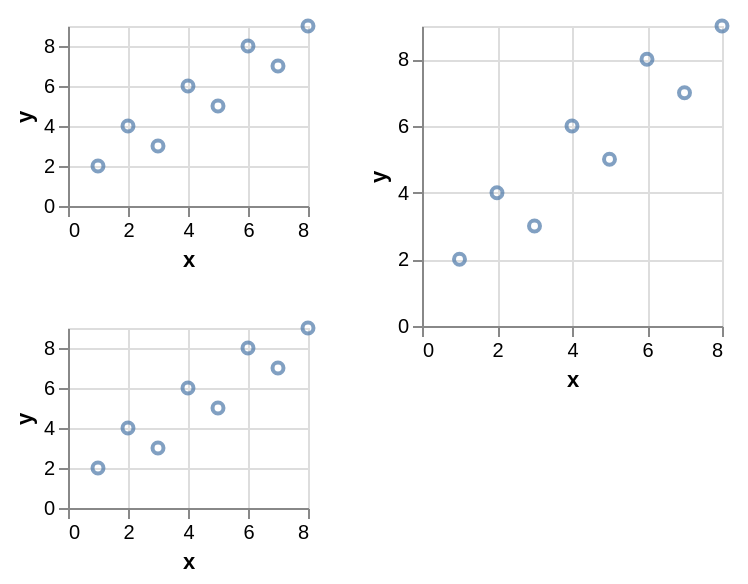

Express this chart as Vega-Lite.
### Vega-Lite specification from a JSON file in a GitHub repository (floating-point values rounded to 4 significant figures)
{"$schema": "https://vega.github.io/schema/vega-lite/v6.json", "padding": 5, "autosize": "pad", "data": {"name": "table", "values": [{"c": "A", "g": "p", "x": 1, "y": 2, "v": 5, "t": "2024-01-15", "o": {"v": 3}, "IMDB Rating": 6.1, "d": "x1"}, {"c": "B", "g": "q", "x": 2, "y": 4, "v": 9, "t": "2024-02-20", "o": {"v": 7}, "IMDB Rating": 7.4, "d": "x2"}, {"c": "A", "g": "q", "x": 3, "y": 3, "v": 2, "t": "2024-03-05", "o": {"v": 1}, "IMDB Rating": 5.2, "d": "x1"}, {"c": "C", "g": "p", "x": 4, "y": 6, "v": 7, "t": "2024-05-30", "o": {"v": 4}, "IMDB Rating": 8.8, "d": "x3"}, {"c": "B", "g": "p", "x": 5, "y": 5, "v": 4, "t": "2024-07-11", "o": {"v": 9}, "IMDB Rating": 6.9, "d": "x2"}, {"c": "C", "g": "q", "x": 6, "y": 8, "v": 6, "t": "2024-09-02", "o": {"v": 2}, "IMDB Rating": 7.7, "d": "x3"}, {"c": "A", "g": "p", "x": 7, "y": 7, "v": 8, "t": "2024-11-25", "o": {"v": 5}, "IMDB Rating": 4.4, "d": "x1"}, {"c": "B", "g": "q", "x": 8, "y": 9, "v": 3, "t": "2024-12-31", "o": {"v": 8}, "IMDB Rating": 9.1, "d": "x2"}]}, "hconcat": [{"vconcat": [{"mark": "point", "width": 120, "height": 90, "encoding": {"x": {"field": "x", "type": "quantitative"}, "y": {"field": "y", "type": "quantitative"}}}, {"mark": "point", "width": 120, "height": 90, "encoding": {"x": {"field": "x", "type": "quantitative"}, "y": {"field": "y", "type": "quantitative"}}}]}, {"mark": "point", "width": 150, "height": 150, "encoding": {"x": {"field": "x", "type": "quantitative"}, "y": {"field": "y", "type": "quantitative"}}}]}
